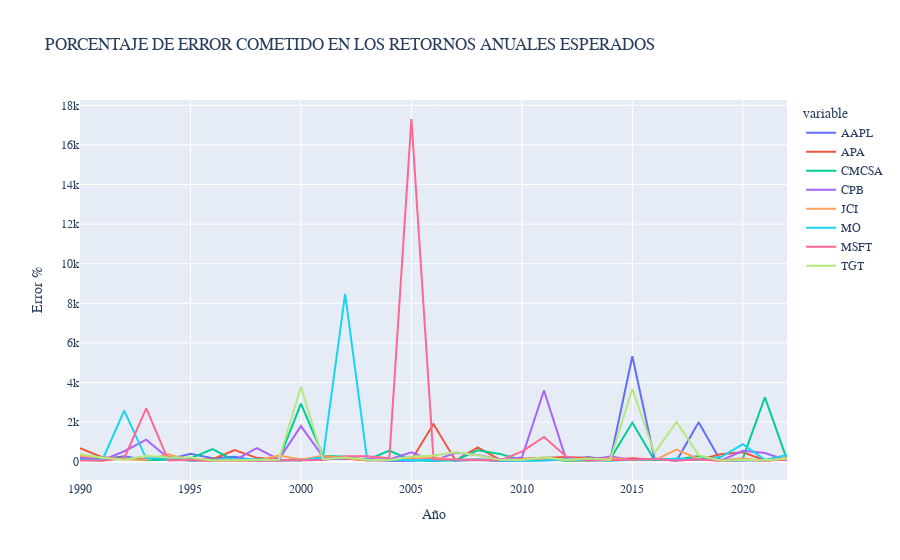

Write notebook code for a chart like this one.
### Code cell
error_mu_pct = np.abs(100 * (error_mu/mu_año))

fig = px.line(error_mu_pct, x=error_mu_pct.index, y=error_mu_pct.columns, title="PORCENTAJE DE ERROR COMETIDO EN LOS RETORNOS ANUALES ESPERADOS")

# Cambiar los títulos de los ejes
# Establecer el título del eje x
fig.update_layout(xaxis_title="Año", font_family="serif")
fig.update_layout(yaxis_title="Error %", font_family="serif")
#fig.set_yaxis_title("Error (€)")

# Mostrar la gráfica
fig.show()

### Figure 1 — Plotly figure (JSON) as saved in the notebook; plotly's stock layout.template omitted (floating-point values rounded to 4 significant figures)
{"data": [{"hovertemplate": "variable=AAPL<br>Date=%{x}<br>value=%{y}<extra></extra>", "legendgroup": "AAPL", "line": {"color": "#636efa", "dash": "solid"}, "marker": {"symbol": "circle"}, "mode": "lines", "name": "AAPL", "orientation": "h", "showlegend": true, "type": "scatter", "x": [1990, 1991, 1992, 1993, 1994, 1995, 1996, 1997, 1998, 1999, 2000, 2001, 2002, 2003, 2004, 2005, 2006, 2007, 2008, 2009, 2010, 2011, 2012, 2013, 2014, 2015, 2016, 2017, 2018, 2019, 2020, 2021, 2022], "xaxis": "x", "y": [173.9, 119.7, 275.0, 88.14, 110.7, 397.2, 173.2, 242.6, 46.88, 53.77, 112.4, 106.4, 158.6, 79.25, 34.12, 44.18, 161.0, 40.85, 87.3, 35.25, 57.97, 100.2, 90.06, 240.2, 59.41, 5327.0, 161.2, 42.69, 1992.0, 38.93, 65.95, 76.29, 146.1], "yaxis": "y"}, {"hovertemplate": "variable=APA<br>Date=%{x}<br>value=%{y}<extra></extra>", "legendgroup": "APA", "line": {"color": "#EF553B", "dash": "solid"}, "marker": {"symbol": "circle"}, "mode": "lines", "name": "APA", "orientation": "h", "showlegend": true, "type": "scatter", "x": [1990, 1991, 1992, 1993, 1994, 1995, 1996, 1997, 1998, 1999, 2000, 2001, 2002, 2003, 2004, 2005, 2006, 2007, 2008, 2009, 2010, 2011, 2012, 2013, 2014, 2015, 2016, 2017, 2018, 2019, 2020, 2021, 2022], "xaxis": "x", "y": [680.9, 224.1, 146.9, 123.7, 254.0, 130.1, 125.5, 583.4, 192.9, 98.14, 68.4, 291.2, 165.1, 55.33, 102.6, 88.34, 1898.0, 51.92, 716.8, 100.7, 150.6, 197.9, 242.3, 180.5, 101.6, 177.5, 98.21, 92.23, 101.2, 374.8, 477.0, 71.12, 79.05], "yaxis": "y"}, {"hovertemplate": "variable=CMCSA<br>Date=%{x}<br>value=%{y}<extra></extra>", "legendgroup": "CMCSA", "line": {"color": "#00cc96", "dash": "solid"}, "marker": {"symbol": "circle"}, "mode": "lines", "name": "CMCSA", "orientation": "h", "showlegend": true, "type": "scatter", "x": [1990, 1991, 1992, 1993, 1994, 1995, 1996, 1997, 1998, 1999, 2000, 2001, 2002, 2003, 2004, 2005, 2006, 2007, 2008, 2009, 2010, 2011, 2012, 2013, 2014, 2015, 2016, 2017, 2018, 2019, 2020, 2021, 2022], "xaxis": "x", "y": [332.0, 120.7, 163.3, 66.43, 116.9, 170.5, 631.8, 56.6, 62.4, 84.84, 2927.0, 299.3, 250.6, 90.58, 556.9, 73.83, 37.7, 71.96, 577.7, 392.3, 83.15, 203.4, 37.05, 53.95, 132.9, 1974.0, 71.83, 107.6, 289.6, 61.33, 154.8, 3253.0, 101.2], "yaxis": "y"}, {"hovertemplate": "variable=CPB<br>Date=%{x}<br>value=%{y}<extra></extra>", "legendgroup": "CPB", "line": {"color": "#ab63fa", "dash": "solid"}, "marker": {"symbol": "circle"}, "mode": "lines", "name": "CPB", "orientation": "h", "showlegend": true, "type": "scatter", "x": [1990, 1991, 1992, 1993, 1994, 1995, 1996, 1997, 1998, 1999, 2000, 2001, 2002, 2003, 2004, 2005, 2006, 2007, 2008, 2009, 2010, 2011, 2012, 2013, 2014, 2015, 2016, 2017, 2018, 2019, 2020, 2021, 2022], "xaxis": "x", "y": [239.7, 61.23, 526.7, 1114.0, 170.4, 56.43, 64.73, 66.61, 683.2, 118.0, 1796.0, 247.9, 161.9, 120.5, 115.7, 476.4, 43.45, 445.5, 333.9, 114.9, 207.1, 3593.0, 126.8, 80.21, 266.1, 78.84, 111.5, 131.8, 103.7, 51.73, 548.5, 435.2, 72.57], "yaxis": "y"}, {"hovertemplate": "variable=JCI<br>Date=%{x}<br>value=%{y}<extra></extra>", "legendgroup": "JCI", "line": {"color": "#FFA15A", "dash": "solid"}, "marker": {"symbol": "circle"}, "mode": "lines", "name": "JCI", "orientation": "h", "showlegend": true, "type": "scatter", "x": [1990, 1991, 1992, 1993, 1994, 1995, 1996, 1997, 1998, 1999, 2000, 2001, 2002, 2003, 2004, 2005, 2006, 2007, 2008, 2009, 2010, 2011, 2012, 2013, 2014, 2015, 2016, 2017, 2018, 2019, 2020, 2021, 2022], "xaxis": "x", "y": [302.3, 225.3, 114.2, 92.26, 373.5, 43.78, 58.79, 51.88, 61.18, 310.3, 106.4, 283.7, 187.9, 70.68, 66.59, 134.8, 227.6, 85.48, 110.6, 68.94, 115.0, 164.1, 73.08, 50.25, 179.0, 68.58, 66.69, 615.3, 139.4, 50.82, 167.5, 36.33, 199.8], "yaxis": "y"}, {"hovertemplate": "variable=MO<br>Date=%{x}<br>value=%{y}<extra></extra>", "legendgroup": "MO", "line": {"color": "#19d3f3", "dash": "solid"}, "marker": {"symbol": "circle"}, "mode": "lines", "name": "MO", "orientation": "h", "showlegend": true, "type": "scatter", "x": [1990, 1991, 1992, 1993, 1994, 1995, 1996, 1997, 1998, 1999, 2000, 2001, 2002, 2003, 2004, 2005, 2006, 2007, 2008, 2009, 2010, 2011, 2012, 2013, 2014, 2015, 2016, 2017, 2018, 2019, 2020, 2021, 2022], "xaxis": "x", "y": [101.1, 45.76, 2583.0, 158.0, 207.4, 37.92, 95.26, 127.6, 120.4, 65.29, 57.04, 226.7, 8474.0, 78.09, 115.0, 69.09, 84.7, 73.26, 126.1, 55.03, 49.02, 63.96, 117.5, 55.75, 46.23, 83.13, 78.78, 156.9, 82.71, 231.6, 879.0, 88.39, 334.0], "yaxis": "y"}, {"hovertemplate": "variable=MSFT<br>Date=%{x}<br>value=%{y}<extra></extra>", "legendgroup": "MSFT", "line": {"color": "#FF6692", "dash": "solid"}, "marker": {"symbol": "circle"}, "mode": "lines", "name": "MSFT", "orientation": "h", "showlegend": true, "type": "scatter", "x": [1990, 1991, 1992, 1993, 1994, 1995, 1996, 1997, 1998, 1999, 2000, 2001, 2002, 2003, 2004, 2005, 2006, 2007, 2008, 2009, 2010, 2011, 2012, 2013, 2014, 2015, 2016, 2017, 2018, 2019, 2020, 2021, 2022], "xaxis": "x", "y": [64.31, 42.7, 173.3, 2694.0, 60.38, 83.13, 43.49, 67.18, 45.25, 64.17, 67.85, 83.8, 273.3, 268.5, 168.1, 17310.0, 122.3, 106.0, 103.6, 68.55, 505.9, 1248.0, 265.7, 62.61, 72.71, 115.7, 136.6, 41.8, 123.2, 41.78, 97.64, 47.38, 131.8], "yaxis": "y"}, {"hovertemplate": "variable=TGT<br>Date=%{x}<br>value=%{y}<extra></extra>", "legendgroup": "TGT", "line": {"color": "#B6E880", "dash": "solid"}, "marker": {"symbol": "circle"}, "mode": "lines", "name": "TGT", "orientation": "h", "showlegend": true, "type": "scatter", "x": [1990, 1991, 1992, 1993, 1994, 1995, 1996, 1997, 1998, 1999, 2000, 2001, 2002, 2003, 2004, 2005, 2006, 2007, 2008, 2009, 2010, 2011, 2012, 2013, 2014, 2015, 2016, 2017, 2018, 2019, 2020, 2021, 2022], "xaxis": "x", "y": [389.2, 196.0, 101.9, 300.9, 208.2, 209.1, 58.72, 60.28, 77.88, 97.53, 3786.0, 127.0, 216.8, 100.9, 67.31, 255.7, 307.0, 481.8, 325.0, 91.81, 79.6, 219.0, 85.76, 156.2, 87.09, 3684.0, 429.2, 2007.0, 328.6, 44.52, 91.77, 75.54, 150.1], "yaxis": "y"}], "layout": {"font": {"family": "serif"}, "legend": {"title": {"text": "variable"}, "tracegroupgap": 0}, "title": {"text": "PORCENTAJE DE ERROR COMETIDO EN LOS RETORNOS ANUALES ESPERADOS"}, "xaxis": {"anchor": "y", "domain": [0, 1], "title": {"text": "Año"}}, "yaxis": {"anchor": "x", "domain": [0, 1], "title": {"text": "Error %"}}}}
